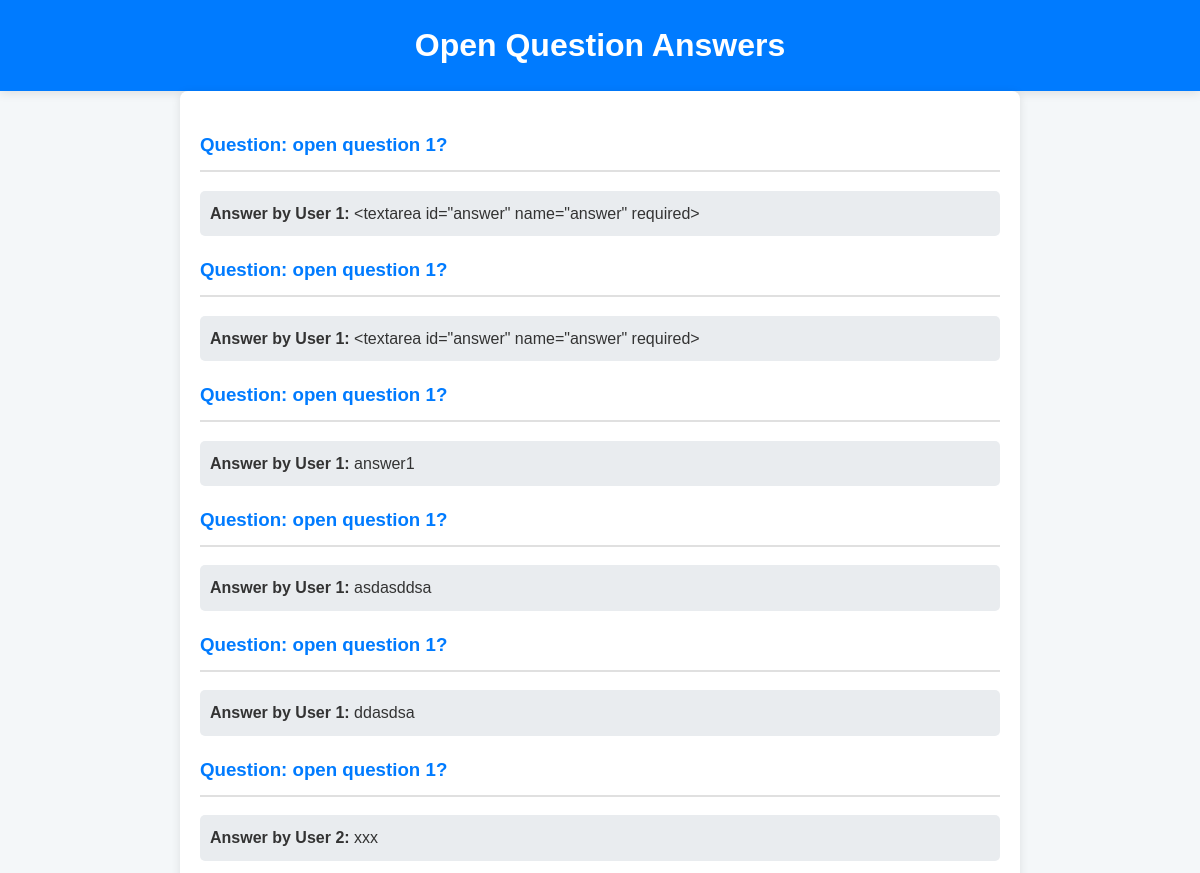
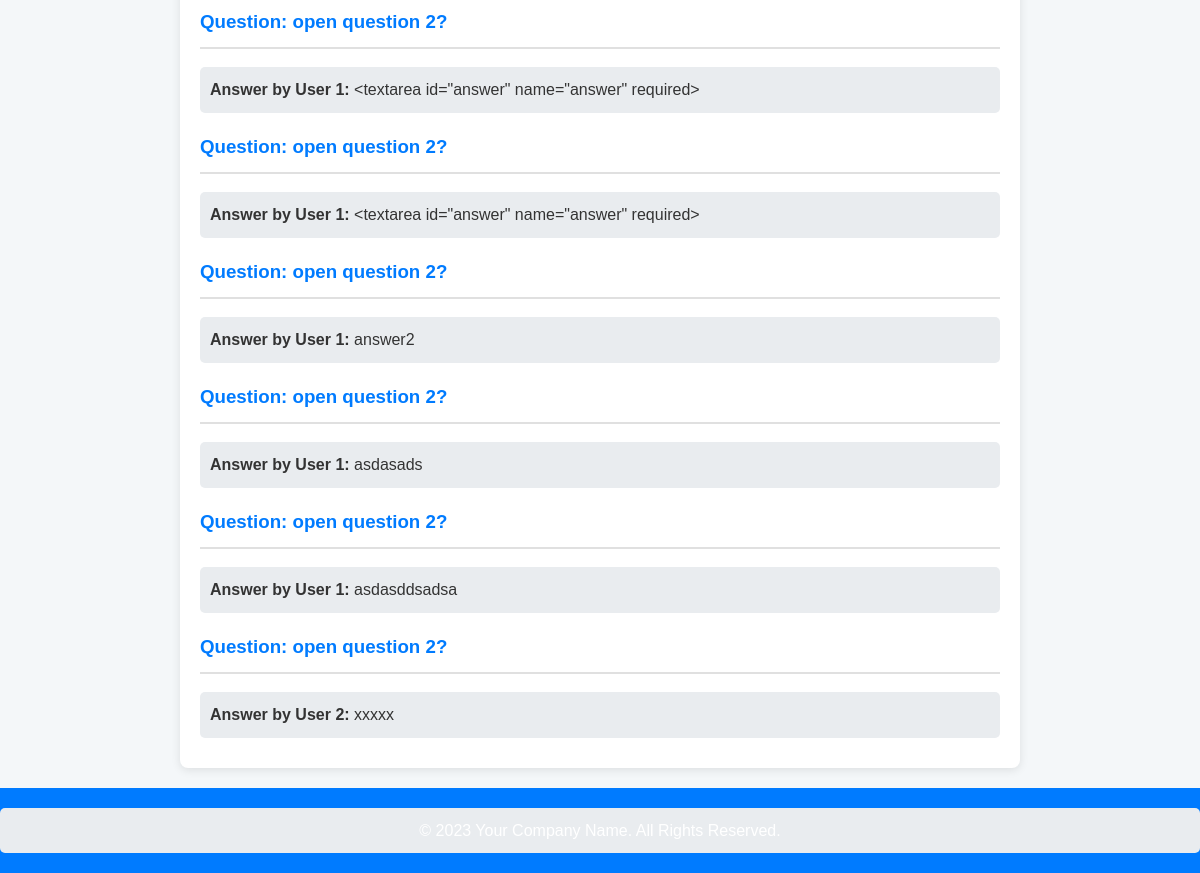
Page /open_question/messages (signed in) on the earlier database version (2 pictures, top to bottom).
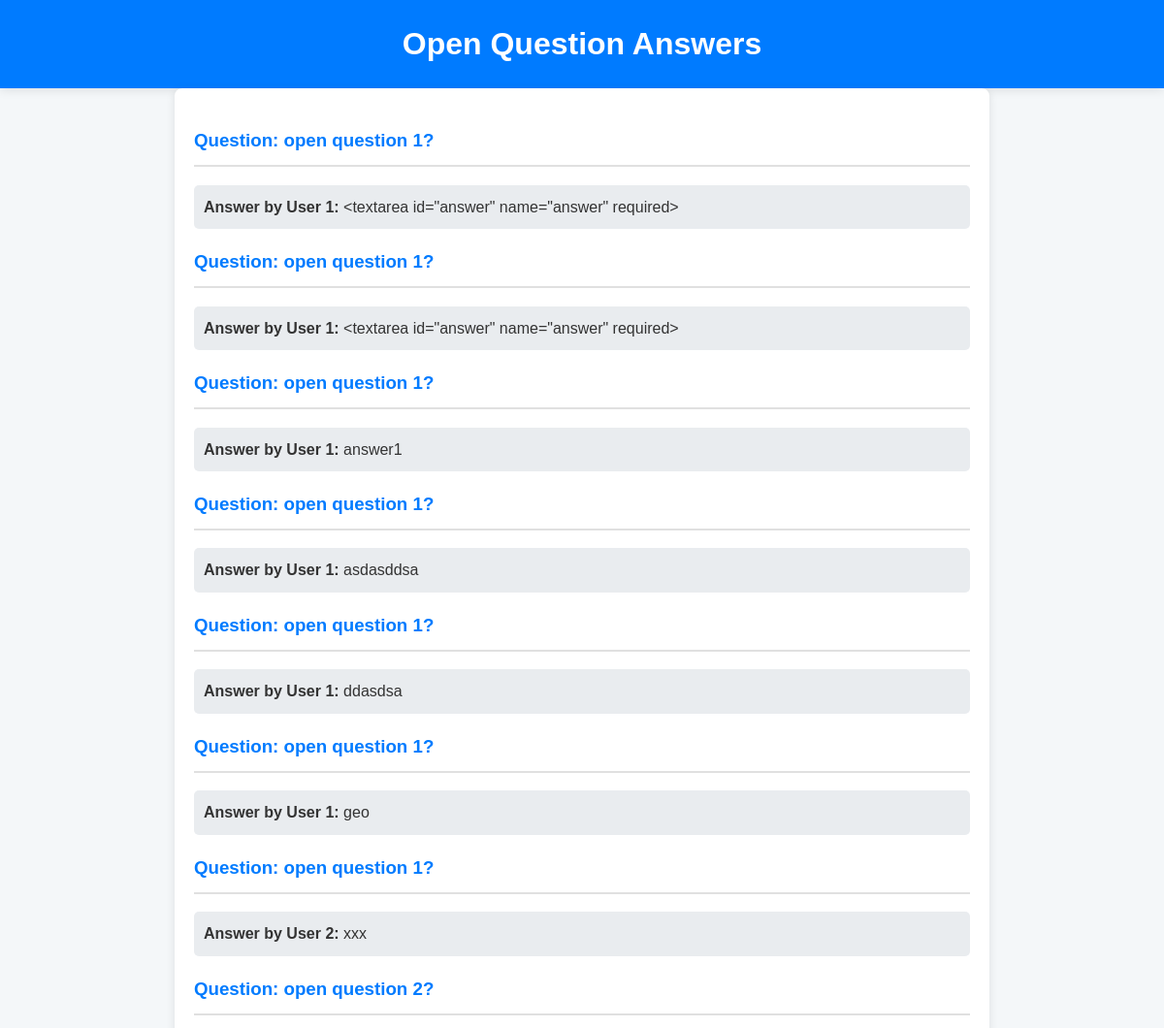
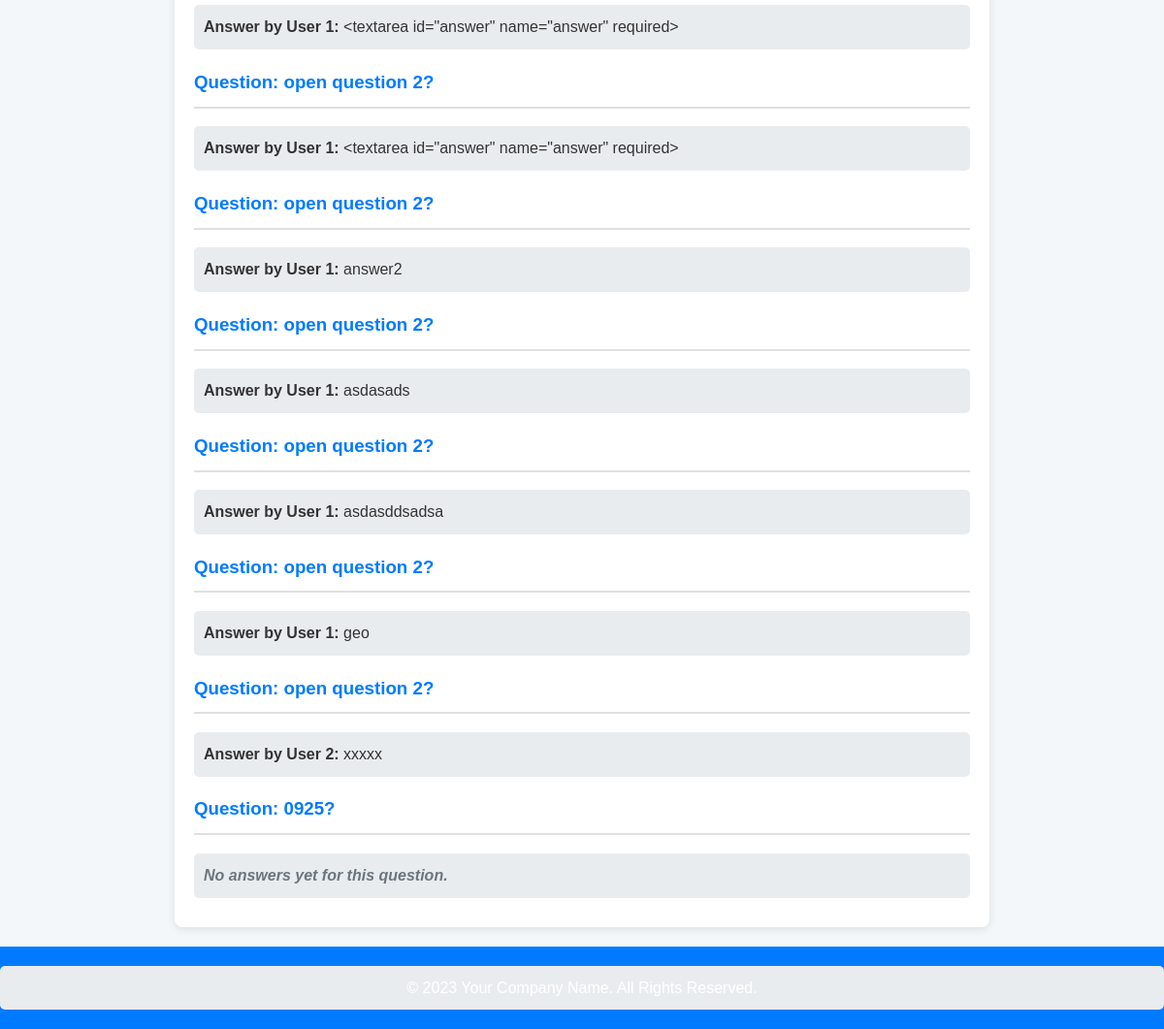
Same page on the later database version (2 pictures, top to bottom).
### app.py (models this page shows)
class OpenQuestion(db.Model):
    __tablename__ = 'open_questions'
    id = db.Column(db.Integer, primary_key=True)
    text = db.Column(db.Text, nullable=False)  # The question text
    created_at = db.Column(db.DateTime, default=datetime.datetime.utcnow)

class UserOpenAnswer(db.Model):
    id = db.Column(db.Integer, primary_key=True)
    question_id = db.Column(db.Integer, db.ForeignKey('open_questions.id'), nullable=False)
    user_id = db.Column(db.Integer, db.ForeignKey('user.id'), nullable=False)
    answer = db.Column(db.String(1000), nullable=False)  # Ensure 'answer' is a string field
    created_at = db.Column(db.DateTime, default=datetime.datetime.utcnow)

### app.py (the view)
@app.route('/open_question/messages', methods=['GET'])
@login_required
def open_question_messages():
    questions_with_answers = db.session.query(OpenQuestion, UserOpenAnswer) \
        .outerjoin(UserOpenAnswer, OpenQuestion.id == UserOpenAnswer.question_id) \
        .all()
    return render_template('answers_open_messages.html', questions_with_answers=questions_with_answers)

### app.py (called while the page is built)
@login_manager.user_loader
def load_user(user_id):
    return db.session.get(User, int(user_id))

### templates/answers_open_messages.html (shortened to what this page needs)
<!DOCTYPE html><html lang="en"><head><meta charset="UTF-8"><meta name="viewport" content="width=device-width, initial-scale=1.0"><title>Open Question Messages</title></head><body><header><h1>Open Question Answers</h1></header><main><div>
    {% for question, answer in questions_with_answers %}
        <h3>Question: {{ question.text }}</h3>
        {% if answer %}
            <p><strong>Answer by User {{ answer.user_id }}:</strong> {{ answer.answer }}</p>
        {% else %}
            <p class="no-answer"><strong>No answers yet for this question.</strong></p>
        {% endif %}
    {% endfor %}
</div></main><footer><p>&copy; 2023 Your Company Name. All Rights Reserved.</p></footer></body></html>

### templates/answers_open_messages.html (style rules this page uses)
body { font-family: 'Arial', sans-serif; margin: 0; padding: 0; background-color: #f4f7f9; color: #333; line-height: 1.6; }
header { background: #007bff; color: #fff; padding: 20px; text-align: center; box-shadow: 0 2px 10px rgba(0, 0, 0, 0.1); }
h1 { margin: 0; }
main { padding: 20px; max-width: 800px; margin: auto; background: #fff; border-radius: 8px; box-shadow: 0 2px 10px rgba(0, 0, 0, 0.1); }
h3 { color: #007bff; border-bottom: 2px solid #e0e0e0; padding-bottom: 10px; }
p { background: #e9ecef; border-radius: 5px; padding: 10px; margin: 10px 0; }
.no-answer { color: #6c757d; font-style: italic; }
footer { text-align: center; padding: 10px 0; background: #007bff; color: #fff; position: relative; bottom: 0; width: 100%; margin-top: 20px; }

Differences in the rows shown:
now on one of the page's lists (row unchanged): OpenQuestion: text "open question 1?", user_id "2", answer "xxx"
computed for OpenQuestion "open question 1?": user_id "2" → "1"; answer "xxx" → "geo"
now on one of the page's lists (row unchanged): OpenQuestion: text "open question 2?", user_id "2", answer "xxxxx"
computed for OpenQuestion "open question 2?": user_id "2" → "1"; answer "xxxxx" → "geo"
added OpenQuestion: text "0925?", shows "No answers yet for this question."
